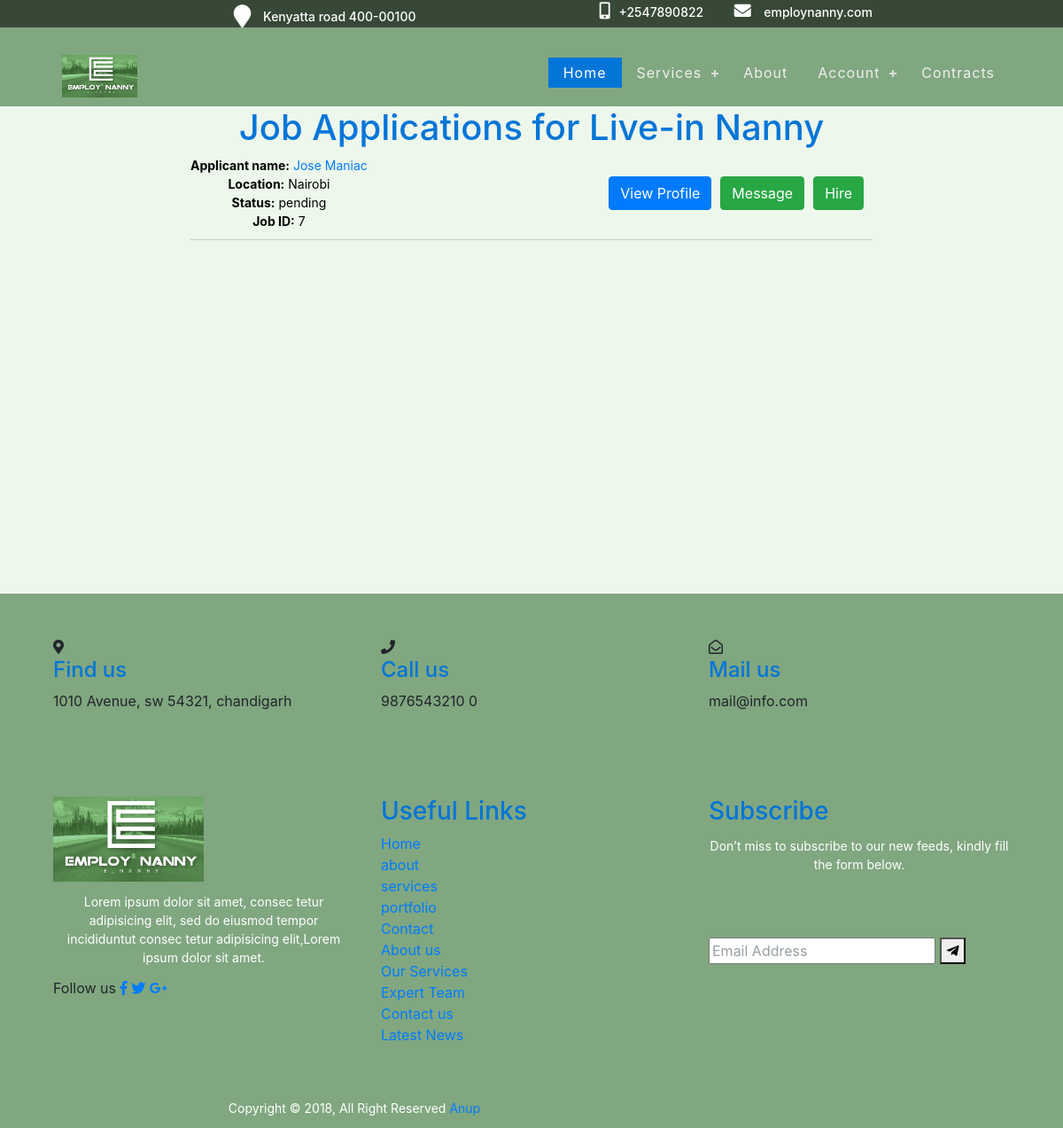
Page /jobs/7/applications/ (signed in) on the earlier database version.
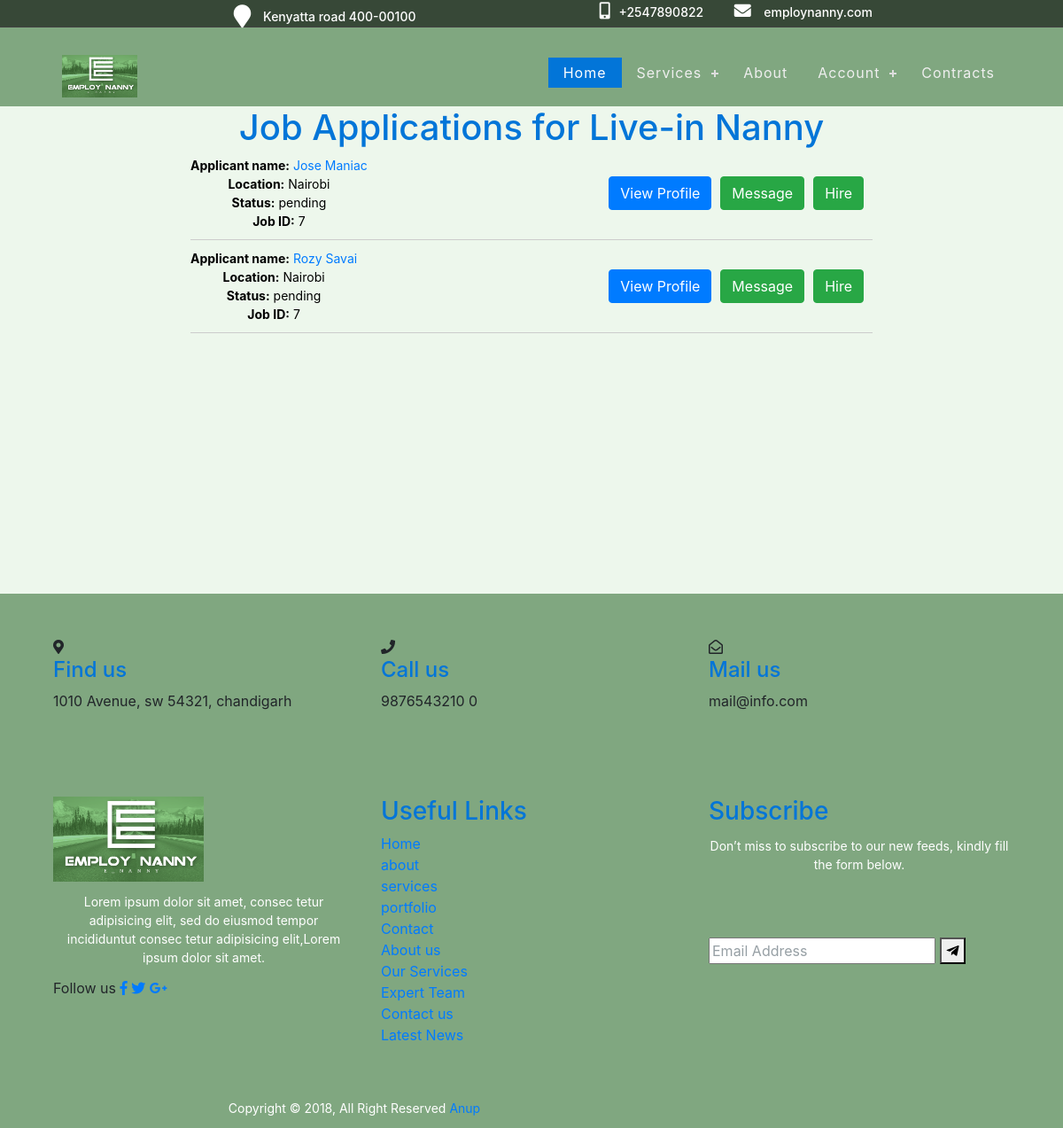
Same page on the later database version.
### jobapp/models.py (models this page shows, shortened)
class JobApplication(models.Model):
    job = models.ForeignKey(jobModel, on_delete=models.CASCADE)
    nanny = models.ForeignKey(NannyDetails, on_delete=models.CASCADE)
    status = models.CharField(
        max_length=20, choices=CONTRACT_STATUS, default='pending')
    notes = models.TextField(blank=True)

class jobModel(models.Model):
    employer = models.ForeignKey(User, on_delete=models.CASCADE)
    category = models.CharField(max_length=100, choices=CATEGORIES)
    city = models.CharField(max_length=100)
    addresss = models.CharField(max_length=100)
    salary = models.CharField(max_length=100)
    language = models.CharField(max_length=100)
    nanny_age = models.CharField(max_length=100, choices=AGE_GROUP_CHOICES)
    hours_per_day = models.IntegerField(default=2)
    start_date = models.DateField()
    years_of_experience = models.IntegerField(default=0)
    duration = models.CharField(max_length=100, choices=CONTRACT_DURATION)
    date_posted = models.DateTimeField(auto_now_add=True)
    job_description = models.TextField(blank=True)

### users/models.py (models this page shows, shortened)
class NannyDetails(models.Model):
    user = models.OneToOneField(User, on_delete=models.CASCADE)
    first_name = models.CharField(max_length=100)
    last_name = models.CharField(max_length=100)
    phone = models.IntegerField(default=0)
    city = models.CharField(max_length=100)
    address = models.CharField(max_length=200)
    id_number = models.IntegerField(default=0)
    level_of_education = models.CharField(
        max_length=100, choices=HIGHEST_LEVEL_EDUCATION)
    recommendation_letter = models.FileField(
        upload_to='recommendations/', null=True)
    nationality = models.CharField(max_length=100)
    availability = models.CharField(
        max_length=100, choices=AVAILABILITY_CHOICES)
    language = models.CharField(max_length=200)
    date_joined = models.DateTimeField(auto_now_add=True)
    years_of_experience = models.IntegerField(default=0)
    description = models.TextField(blank=True)
    image = models.ImageField(default='default.jpg',
                              upload_to='nanny_profile_pics')

### jobapp/views.py (the view)
@login_required
def job_applications(request, job_id):
    job = jobModel.objects.get(id=job_id)
    job_applications = JobApplication.objects.filter(job=job)
    context = {'job': job, 'job_applications': job_applications}
    return render(request, 'jobapp/job_applications.html', context)

### jobapp/templates/jobapp/job_applications.html (shortened to what this page needs)
{% extends 'jobapp/base.html' %}
{% block content %}
{% load static %}
<div class="container status-height">
    <h1>Job Applications for {{ job.category }}</h1>
    {% if job_applications %}
    <ul>
        {% for application in job_applications %}
        <li class="applicant-row">
            <div class="applicant-info">
                <p>
                    <strong>Applicant name:</strong> <a href="{% url 'nanny_profile' nanny_id=application.nanny.id %}">{{ application.nanny.first_name }} {{ application.nanny.last_name }}</a><br>
                    <strong>Location:</strong> {{ application.nanny.city }}<br>
                    <strong>Status:</strong> {{ application.status }}<br>
                    <strong>Job ID:</strong> {{ job.id }}<br>
                </p>
                <div class="action-buttons">
                    <button type="button" class="btn btn-primary"><a href="{% url 'nanny_profile' nanny_id=application.nanny.id %}" style="color:white">View Profile</a></button>
                    <button type="button" class="btn btn-success">Message</button>
<a href="{% url 'create_contract' application_id=application.id %}">
  <button type="button" class="btn btn-success">Hire</button>
</a>
         </div>
            </div>
        </li>
        {% endfor %}
    </ul>
    {% else %}
    <p>No job applications found.</p>
    {% endif %}
</div>
{% endblock content %}

Differences in the rows shown:
added JobApplication: nanny.first_name "Rozy", nanny.last_name "Savai", nanny.city "Nairobi", status "pending", {{ job.id }} "7"
